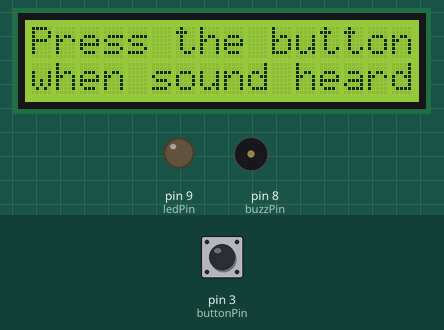
Recording of a sketch running on a simulated Arduino Uno, built with avr-gcc and run on an emulated ATmega328P. On the bench: 16×2 character LCD, output pins drawn as LEDs (lit = HIGH), buzzer (waves = sounding). The test bench sets the inputs (shaded band); at power-on: pin 3 (buttonPin) HIGH. Random numbers use the default seed unless the sketch sets one.

Above: at 5.2 s.
At 16.3 s:
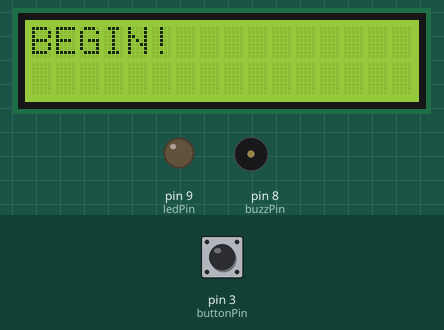
16.4 s: pin 3 (buttonPin) pulled LOW for 0.15 s
At 16.7 s:
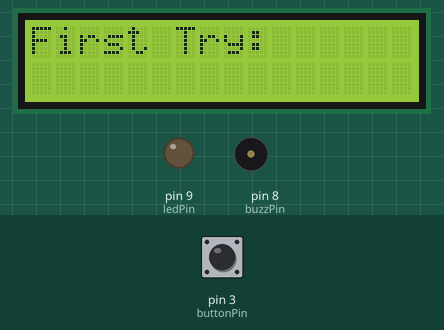
At 26.9 s:
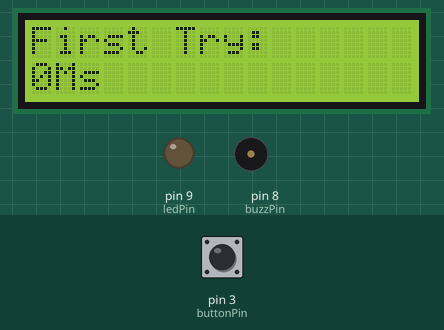
Timing chart, 0 to 27.7 s (numbered marks = the images above; inputs shaded):
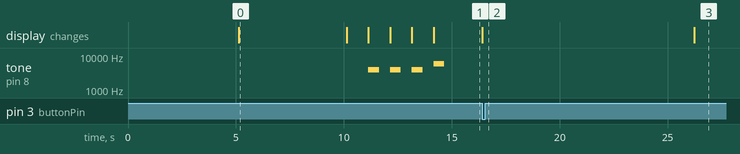

Measured:
- after the input at 16.4 s, the display: changes at once (image 2)
- what the display in image 0 shows lasts 5.0 s, from 5.1 s to 10.1 s

The sketch:

Project10_ReactionGame_Sketch3.ino
```cpp
//////////////////////////////////////////////////
//        Created 11/26/2017 by Hosamov         //
//           "Arduino Reaction Game"            //
//////////////////////////////////////////////////
////////////////////**NOTES**/////////////////////
// In this sketch, we build a reaction game.    //
// When the LED lights up and the buzzer makes a//
// noise, the player will react by pushing the  //
// pushbutton as quickly as possible.           //
// The goal of the game is the see how fast the //
// player's reflexes are. For an extra chal-    //
// lenge, play with friends.                    //
// At the end of three tries, the best reaction //
// time will be displayed.                      //
//////////////////**PARTS LIST**//////////////////
// - 1x LED (Any color)                         //
// - 1x piezo buzzer                            //
// - 1x momentary pushbutton                    //
// - 1x 220 Ohm resistor                        //
// - 1x 10k Ohm resistor                        //
// - 1x 16x2 LCD screen w/ I2C backpack         //
// - Assorted Jumper Wires                      //
//////////////////////////////////////////////////

// Include the following libraries for the LCD screen to function:
#include <Wire.h>
#include <LCD.h>
#include <LiquidCrystal_I2C.h>

// LCD I2C init:
// Addr, en, Rw, Rs, d4, d5, d6, d7, backlightpin, polarity
LiquidCrystal_I2C lcd(0x3F, 2, 1, 0, 4, 5, 6, 7, 3, POSITIVE);  // Adjust I2C address as necessary.
                                                                // Run I2C Guesser sketch if unknown.

#define buttonPin  3   // Pushbutton
#define buzzPin    8   // Buzzer
#define ledPin     9   // LED


// variables:
bool buzzState          = false;                 // Determines buzzer on/off state
unsigned long millisNow = 0;                     // Used to hold value of current time elapsed
long int lastPress      = 0;                     // Variable holding value of last time button pressed
int interval            = random(1000, 10000);   // (min, max) <--Random timer set
int turn                = 0;                     // Variable for keeping track of what turn it is
int try1, try2, try3;                            // variables for keeping track of button values
int trigger             = 0;                     // Global trigger, used to validate buttonState

void setup() {
  // Initialize Serial:
  // Serial.begin(9600); // Used for troubleshooting

  // Pin mode initialization
  pinMode(buttonPin, INPUT);
  pinMode(buzzPin, OUTPUT);
  pinMode(ledPin, OUTPUT);

  // LCD Initialization
  lcd.begin(16,2);
  lcd.backlight();
  lcd.setCursor(0,0);

  // Opening jargon:
  lcd.print("Reaction Game!");
  lcd.setCursor(0,1);
  lcd.print("By: Hosamov");
  delay(5000);
  lcd.clear();
  lcd.setCursor(0,0);
  lcd.print("Press the button");
  lcd.setCursor(0,1);
  lcd.print("when sound heard");
  delay(5000);

  // Begin game start sequence
  startup();      // Call startup() function
}

void loop() {
  int buttonState = digitalRead(buttonPin);        // Declare variable to read state of pushbutton

  if (buttonState == LOW && buzzState == false) {  // If the button is not pressed and the state of the buzzer is false(off),
    if (turn == 1) {                               // If current turn is 1,
      lcd.clear();                                 // clear the LCD screen
      lcd.print("First Try: ");                    // and display number of try.
      tryOne();                                    // Call tryOne() function
    }
    if (turn == 2) {                               // If current turn is 2,
      lcd.clear();                                 // clear the LCD screen
      lcd.print("Second Try: ");                   // and display number of try.
      tryTwo();                                    // Call tryTwo() function
    }
    if (turn == 3) {                               // If current turn is 3,
      lcd.clear();                                 // clear the LCD screen
      lcd.print("Last Try: ");                     // and display number of try.
      tryThree();                                  // Call tryThree() function
    }
    if (turn == 4) {                               // Placeholder for turn 4
      // Game Over!
    }
  }
  if (buttonState == HIGH && buzzState == true && trigger == 0) {    // If button is pressed, state of buzzer is true(on),
                                                                     // and trigger variable is 0,
    trigger = 1;                                                     // Set trigger variable to 1 in order to keep this code
                                                                     // from continuing in an endless loop.
    lastPress = millis();                          // Mark the current time
    if (turn == 1) {                               // If the current turn is 1,
      try1 = lastPress - millisNow;                // calculate the reaction time from the time the buzzer sounded
      // Serial.print(millisNow / 1000);           // Total elapsed time in seconds
      lcd.setCursor(0,1);
      lcd.print(try1);
      lcd.print("Ms");
      buzzState = false;                           // Set the buzzState variable to false
      buzzerAndLED(buzzState);                     // and call the buzzerAndLED function to turn off the buzzer and LED.
      delay(3000);                                 // Wait some time...
      turn++;                                      // Next try...
    } else if (turn == 2) {
      try2 = lastPress - millisNow;
      // Serial.print(millisNow / 1000);           // Total elapsed time in seconds
      lcd.setCursor(0,1);
      lcd.print(try2);
      lcd.print("Ms");
      buzzState = false;
      buzzerAndLED(buzzState);
      delay(3000);
      turn++;
    } else if (turn == 3) {
      try3 = lastPress - millisNow;
      // Serial.print(millisNow / 1000);            // Total elapsed time in seconds
      lcd.setCursor(0,1);
      lcd.print(try3);
      lcd.print("Ms");
      buzzState = false;
      buzzerAndLED(buzzState);
      delay(3000);
      lcd.clear();
      lcd.print("Game Over!");
      delay(3000);
      turn++;
    }
    delay(100);
  }
  if (turn == 4) {                                  // If the current turn is 4,
    lcd.clear();                                    // clear the LCD screen
    if (try2 > try1 && try3 > try1) {               // Determine which reaction time was the shortest
      delay(1000);
      lcd.print("Your Best Time: ");
      lcd.setCursor(0,1);
      lcd.print(try1);                              // Display the best time in Milliseconds
      lcd.print("Ms");
      delay(5000);
    } if (try1 > try2 && try3 > try2) {
      delay(1000);
      lcd.print("Your Best Time: ");
      lcd.setCursor(0,1);
      lcd.print(try2);
      lcd.print("Ms");
      delay(5000);
    } else if (try1 > try3 && try2 > try3) {
      delay(1000);
      lcd.print("Your Best Time: ");
      lcd.setCursor(0,1);
      lcd.print(try3);
      lcd.print("Ms");
      delay(5000);
    }
    lastPress = millis();                            // Mark the current time
    if (lastPress - millisNow >= 5000) {             // Wait 5 seconds from marked time
      lcd.clear();                                   // Clear the screen
      lcd.print("Next Player...");                   // Warn next player it's their turn
      delay(1000);
      lcd.setCursor(0,1);
      lcd.print("Get ready!");
      delay(2000);
      turn = 0;                                       // Set turn to 0,
      startup();                                      // call startup() function, to restart game for next player
    }
  }
  trigger = 0;                                        // Set trigger variable back to zero so we can use the pushbutton again!
}


void buzzerAndLED(bool state) {                       // Function  for controlling the buzzer and LED
  if (state == true) {
    tone(buzzPin, 4000);
    digitalWrite(ledPin, HIGH);
  } else if (state == false) {
    noTone(buzzPin);
    digitalWrite(ledPin, LOW);
  }
}

void startup() {                                       // "Countdown" code to run before each turn.
  lcd.clear();
  lcd.print("Start in: ");
  delay(1000);
  lcd.print("3...");
  tone(buzzPin, 4000);
  delay(500);
  noTone(buzzPin);
  delay(500);
  lcd.setCursor(10,0);
  lcd.print("2...");
  tone(buzzPin, 4000);
  delay(500);
  noTone(buzzPin);
  delay(500);
  lcd.setCursor(10,0);
  lcd.print("1...");
  tone(buzzPin, 4000);
  delay(500);
  noTone(buzzPin);
  delay(500);
  lcd.clear();
  lcd.print("BEGIN!");
  tone(buzzPin, 6000);
  delay(500);
  noTone(buzzPin);
  delay(500);
  turn++;
}

void tryOne() {
  delay(1000);    // leeway time (optional)
  delay(interval);
  buzzState = true;
  buzzerAndLED(buzzState);
  millisNow = millis();
}

void tryTwo() {
  delay(1000);    // leeway time (optional)
  delay(interval);
  buzzState = true;
  buzzerAndLED(buzzState);
  millisNow = millis();
}

void tryThree() {
  delay(1000);    // leeway time (optional)
  delay(interval);
  buzzState = true;
  buzzerAndLED(buzzState);
  millisNow = millis();
}
```
